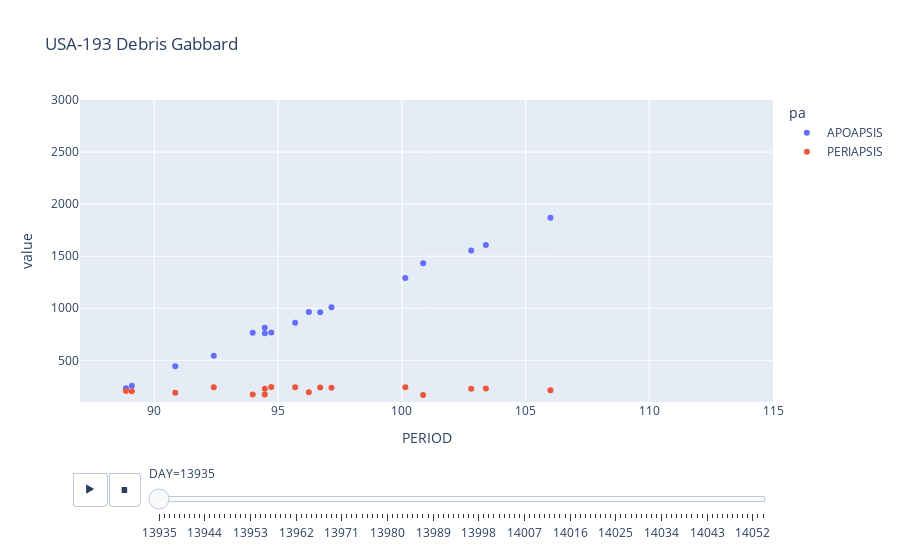

Notebook code cell kept with this figure:
### Code cell
fig = px.scatter(test[test.DAY<14055], x="PERIOD", y="value", color="pa", title='USA-193 Debris Gabbard',animation_group="NORAD_CAT_ID", animation_frame="DAY", range_y=[100,3000], range_x=[87,115])
fig.layout.updatemenus[0].buttons[0].args[1]['frame']['duration'] = 200
fig.layout.updatemenus[0].buttons[0].args[1]['transition']['duration'] = 200
fig.show()

### Figure 1 — Plotly figure (JSON) as saved in the notebook; plotly's stock layout.template omitted (floating-point values rounded to 4 significant figures)
{"data": [{"hovertemplate": "pa=APOAPSIS<br>DAY=13935<br>PERIOD=%{x}<br>value=%{y}<extra></extra>", "ids": [32502, 32503, 32504, 32505, 32506, 32507, 32508, 32509, 32510, 32511, 32512, 32513, 32514, 32515, 32516, 32517, 32518], "legendgroup": "APOAPSIS", "marker": {"color": "#636efa", "symbol": "circle"}, "mode": "markers", "name": "APOAPSIS", "orientation": "v", "showlegend": true, "type": "scatter", "x": [100.9, 106.0, 93.98, 102.8, 94.47, 103.4, 97.16, 100.1, 95.69, 94.47, 96.7, 88.86, 89.09, 94.73, 96.24, 92.41, 90.85], "xaxis": "x", "y": [1432.0, 1870.0, 765.8, 1555.0, 813.6, 1609.0, 1010.0, 1290.0, 861.9, 759.2, 962.3, 230.9, 256.5, 767.5, 964.7, 543.8, 444.0], "yaxis": "y"}, {"hovertemplate": "pa=PERIAPSIS<br>DAY=13935<br>PERIOD=%{x}<br>value=%{y}<extra></extra>", "ids": [32502, 32503, 32504, 32505, 32506, 32507, 32508, 32509, 32510, 32511, 32512, 32513, 32514, 32515, 32516, 32517, 32518], "legendgroup": "PERIAPSIS", "marker": {"color": "#EF553B", "symbol": "circle"}, "mode": "markers", "name": "PERIAPSIS", "orientation": "v", "showlegend": true, "type": "scatter", "x": [100.9, 106.0, 93.98, 102.8, 94.47, 103.4, 97.16, 100.1, 95.69, 94.47, 96.7, 88.86, 89.09, 94.73, 96.24, 92.41, 90.85], "xaxis": "x", "y": [166.7, 213.4, 172.4, 227.9, 171.9, 229.8, 235.9, 240.5, 242.4, 226.5, 239.3, 204.9, 202.9, 243.5, 192.7, 241.0, 188.4], "yaxis": "y"}], "layout": {"legend": {"title": {"text": "pa"}, "tracegroupgap": 0}, "sliders": [{"active": 0, "currentvalue": {"prefix": "DAY="}, "len": 0.9, "pad": {"b": 10, "t": 60}, "steps": [{"args": [["13935"], {"frame": {"duration": 0, "redraw": false}, "fromcurrent": true, "mode": "immediate", "transition": {"duration": 0, "easing": "linear"}}], "label": "13935", "method": "animate"}, {"args": [["13936"], {"frame": {"duration": 0, "redraw": false}, "fromcurrent": true, "mode": "immediate", "transition": {"duration": 0, "easing": "linear"}}], "label": "13936", "method": "animate"}, {"args": [["13937"], {"frame": {"duration": 0, "redraw": false}, "fromcurrent": true, "mode": "immediate", "transition": {"duration": 0, "easing": "linear"}}], "label": "13937", "method": "animate"}, {"args": [["13938"], {"frame": {"duration": 0, "redraw": false}, "fromcurrent": true, "mode": "immediate", "transition": {"duration": 0, "easing": "linear"}}], "label": "13938", "method": "animate"}, {"args": [["13939"], {"frame": {"duration": 0, "redraw": false}, "fromcurrent": true, "mode": "immediate", "transition": {"duration": 0, "easing": "linear"}}], "label": "13939", "method": "animate"}, {"args": [["13940"], {"frame": {"duration": 0, "redraw": false}, "fromcurrent": true, "mode": "immediate", "transition": {"duration": 0, "easing": "linear"}}], "label": "13940", "method": "animate"}, {"args": [["13941"], {"frame": {"duration": 0, "redraw": false}, "fromcurrent": true, "mode": "immediate", "transition": {"duration": 0, "easing": "linear"}}], "label": "13941", "method": "animate"}, {"args": [["13942"], {"frame": {"duration": 0, "redraw": false}, "fromcurrent": true, "mode": "immediate", "transition": {"duration": 0, "easing": "linear"}}], "label": "13942", "method": "animate"}, {"args": [["13943"], {"frame": {"duration": 0, "redraw": false}, "fromcurrent": true, "mode": "immediate", "transition": {"duration": 0, "easing": "linear"}}], "label": "13943", "method": "animate"}, {"args": [["13944"], {"frame": {"duration": 0, "redraw": false}, "fromcurrent": true, "mode": "immediate", "transition": {"duration": 0, "easing": "linear"}}], "label": "13944", "method": "animate"}, {"args": [["13945"], {"frame": {"duration": 0, "redraw": false}, "fromcurrent": true, "mode": "immediate", "transition": {"duration": 0, "easing": "linear"}}], "label": "13945", "method": "animate"}, {"args": [["13946"], {"frame": {"duration": 0, "redraw": false}, "fromcurrent": true, "mode": "immediate", "transition": {"duration": 0, "easing": "linear"}}], "label": "13946", "method": "animate"}, {"args": [["13947"], {"frame": {"duration": 0, "redraw": false}, "fromcurrent": true, "mode": "immediate", "transition": {"duration": 0, "easing": "linear"}}], "label": "13947", "method": "animate"}, {"args": [["13948"], {"frame": {"duration": 0, "redraw": false}, "fromcurrent": true, "mode": "immediate", "transition": {"duration": 0, "easing": "linear"}}], "label": "13948", "method": "animate"}, {"args": [["13949"], {"frame": {"duration": 0, "redraw": false}, "fromcurrent": true, "mode": "immediate", "transition": {"duration": 0, "easing": "linear"}}], "label": "13949", "method": "animate"}, {"args": [["13950"], {"frame": {"duration": 0, "redraw": false}, "fromcurrent": true, "mode": "immediate", "transition": {"duration": 0, "easing": "linear"}}], "label": "13950", "method": "animate"}, {"args": [["13951"], {"frame": {"duration": 0, "redraw": false}, "fromcurrent": true, "mode": "immediate", "transition": {"duration": 0, "easing": "linear"}}], "label": "13951", "method": "animate"}, {"args": [["13952"], {"frame": {"duration": 0, "redraw": false}, "fromcurrent": true, "mode": "immediate", "transition": {"duration": 0, "easing": "linear"}}], "label": "13952", "method": "animate"}, {"args": [["13953"], {"frame": {"duration": 0, "redraw": false}, "fromcurrent": true, "mode": "immediate", "transition": {"duration": 0, "easing": "linear"}}], "label": "13953", "method": "animate"}, {"args": [["13954"], {"frame": {"duration": 0, "redraw": false}, "fromcurrent": true, "mode": "immediate", "transition": {"duration": 0, "easing": "linear"}}], "label": "13954", "method": "animate"}, {"args": [["13955"], {"frame": {"duration": 0, "redraw": false}, "fromcurrent": true, "mode": "immediate", "transition": {"duration": 0, "easing": "linear"}}], "label": "13955", "method": "animate"}, {"args": [["13956"], {"frame": {"duration": 0, "redraw": false}, "fromcurrent": true, "mode": "immediate", "transition": {"duration": 0, "easing": "linear"}}], "label": "13956", "method": "animate"}, {"args": [["13957"], {"frame": {"duration": 0, "redraw": false}, "fromcurrent": true, "mode": "immediate", "transition": {"duration": 0, "easing": "linear"}}], "label": "13957", "method": "animate"}, {"args": [["13958"], {"frame": {"duration": 0, "redraw": false}, "fromcurrent": true, "mode": "immediate", "transition": {"duration": 0, "easing": "linear"}}], "label": "13958", "method": "animate"}, {"args": [["13959"], {"frame": {"duration": 0, "redraw": false}, "fromcurrent": true, "mode": "immediate", "transition": {"duration": 0, "easing": "linear"}}], "label": "13959", "method": "animate"}, {"args": [["13960"], {"frame": {"duration": 0, "redraw": false}, "fromcurrent": true, "mode": "immediate", "transition": {"duration": 0, "easing": "linear"}}], "label": "13960", "method": "animate"}, {"args": [["13961"], {"frame": {"duration": 0, "redraw": false}, "fromcurrent": true, "mode": "immediate", "transition": {"duration": 0, "easing": "linear"}}], "label": "13961", "method": "animate"}, {"args": [["13962"], {"frame": {"duration": 0, "redraw": false}, "fromcurrent": true, "mode": "immediate", "transition": {"duration": 0, "easing": "linear"}}], "label": "13962", "method": "animate"}, {"args": [["13963"], {"frame": {"duration": 0, "redraw": false}, "fromcurrent": true, "mode": "immediate", "transition": {"duration": 0, "easing": "linear"}}], "label": "13963", "method": "animate"}, {"args": [["13964"], {"frame": {"duration": 0, "redraw": false}, "fromcurrent": true, "mode": "immediate", "transition": {"duration": 0, "easing": "linear"}}], "label": "13964", "method": "animate"}, {"args": [["13965"], {"frame": {"duration": 0, "redraw": false}, "fromcurrent": true, "mode": "immediate", "transition": {"duration": 0, "easing": "linear"}}], "label": "13965", "method": "animate"}, {"args": [["13966"], {"frame": {"duration": 0, "redraw": false}, "fromcurrent": true, "mode": "immediate", "transition": {"duration": 0, "easing": "linear"}}], "label": "13966", "method": "animate"}, {"args": [["13967"], {"frame": {"duration": 0, "redraw": false}, "fromcurrent": true, "mode": "immediate", "transition": {"duration": 0, "easing": "linear"}}], "label": "13967", "method": "animate"}, {"args": [["13968"], {"frame": {"duration": 0, "redraw": false}, "fromcurrent": true, "mode": "immediate", "transition": {"duration": 0, "easing": "linear"}}], "label": "13968", "method": "animate"}, {"args": [["13969"], {"frame": {"duration": 0, "redraw": false}, "fromcurrent": true, "mode": "immediate", "transition": {"duration": 0, "easing": "linear"}}], "label": "13969", "method": "animate"}, {"args": [["13970"], {"frame": {"duration": 0, "redraw": false}, "fromcurrent": true, "mode": "immediate", "transition": {"duration": 0, "easing": "linear"}}], "label": "13970", "method": "animate"}, {"args": [["13971"], {"frame": {"duration": 0, "redraw": false}, "fromcurrent": true, "mode": "immediate", "transition": {"duration": 0, "easing": "linear"}}], "label": "13971", "method": "animate"}, {"args": [["13972"], {"frame": {"duration": 0, "redraw": false}, "fromcurrent": true, "mode": "immediate", "transition": {"duration": 0, "easing": "linear"}}], "label": "13972", "method": "animate"}, {"args": [["13973"], {"frame": {"duration": 0, "redraw": false}, "fromcurrent": true, "mode": "immediate", "transition": {"duration": 0, "easing": "linear"}}], "label": "13973", "method": "animate"}, {"args": [["13974"], {"frame": {"duration": 0, "redraw": false}, "fromcurrent": true, "mode": "immediate", "transition": {"duration": 0, "easing": "linear"}}], "label": "13974", "method": "animate"}, {"args": [["13975"], {"frame": {"duration": 0, "redraw": false}, "fromcurrent": true, "mode": "immediate", "transition": {"duration": 0, "easing": "linear"}}], "label": "13975", "method": "animate"}, {"args": [["13976"], {"frame": {"duration": 0, "redraw": false}, "fromcurrent": true, "mode": "immediate", "transition": {"duration": 0, "easing": "linear"}}], "label": "13976", "method": "animate"}, {"args": [["13977"], {"frame": {"duration": 0, "redraw": false}, "fromcurrent": true, "mode": "immediate", "transition": {"duration": 0, "easing": "linear"}}], "label": "13977", "method": "animate"}, {"args": [["13978"], {"frame": {"duration": 0, "redraw": false}, "fromcurrent": true, "mode": "immediate", "transition": {"duration": 0, "easing": "linear"}}], "label": "13978", "method": "animate"}, {"args": [["13979"], {"frame": {"duration": 0, "redraw": false}, "fromcurrent": true, "mode": "immediate", "transition": {"duration": 0, "easing": "linear"}}], "label": "13979", "method": "animate"}, {"args": [["13980"], {"frame": {"duration": 0, "redraw": false}, "fromcurrent": true, "mode": "immediate", "transition": {"duration": 0, "easing": "linear"}}], "label": "13980", "method": "animate"}, {"args": [["13981"], {"frame": {"duration": 0, "redraw": false}, "fromcurrent": true, "mode": "immediate", "transition": {"duration": 0, "easing": "linear"}}], "label": "13981", "method": "animate"}, {"args": [["13982"], {"frame": {"duration": 0, "redraw": false}, "fromcurrent": true, "mode": "immediate", "transition": {"duration": 0, "easing": "linear"}}], "label": "13982", "method": "animate"}, {"args": [["13983"], {"frame": {"duration": 0, "redraw": false}, "fromcurrent": true, "mode": "immediate", "transition": {"duration": 0, "easing": "linear"}}], "label": "13983", "method": "animate"}, {"args": [["13984"], {"frame": {"duration": 0, "redraw": false}, "fromcurrent": true, "mode": "immediate", "transition": {"duration": 0, "easing": "linear"}}], "label": "13984", "method": "animate"}, {"args": [["13985"], {"frame": {"duration": 0, "redraw": false}, "fromcurrent": true, "mode": "immediate", "transition": {"duration": 0, "easing": "linear"}}], "label": "13985", "method": "animate"}, {"args": [["13986"], {"frame": {"duration": 0, "redraw": false}, "fromcurrent": true, "mode": "immediate", "transition": {"duration": 0, "easing": "linear"}}], "label": "13986", "method": "animate"}, {"args": [["13987"], {"frame": {"duration": 0, "redraw": false}, "fromcurrent": true, "mode": "immediate", "transition": {"duration": 0, "easing": "linear"}}], "label": "13987", "method": "animate"}, {"args": [["13988"], {"frame": {"duration": 0, "redraw": false}, "fromcurrent": true, "mode": "immediate", "transition": {"duration": 0, "easing": "linear"}}], "label": "13988", "method": "animate"}, {"args": [["13989"], {"frame": {"duration": 0, "redraw": false}, "fromcurrent": true, "mode": "immediate", "transition": {"duration": 0, "easing": "linear"}}], "label": "13989", "method": "animate"}, {"args": [["13990"], {"frame": {"duration": 0, "redraw": false}, "fromcurrent": true, "mode": "immediate", "transition": {"duration": 0, "easing": "linear"}}], "label": "13990", "method": "animate"}, {"args": [["13991"], {"frame": {"duration": 0, "redraw": false}, "fromcurrent": true, "mode": "immediate", "transition": {"duration": 0, "easing": "linear"}}], "label": "13991", "method": "animate"}, {"args": [["13992"], {"frame": {"duration": 0, "redraw": false}, "fromcurrent": true, "mode": "immediate", "transition": {"duration": 0, "easing": "linear"}}], "label": "13992", "method": "animate"}, {"args": [["13993"], {"frame": {"duration": 0, "redraw": false}, "fromcurrent": true, "mode": "immediate", "transition": {"duration": 0, "easing": "linear"}}], "label": "13993", "method": "animate"}, {"args": [["13994"], {"frame": {"duration": 0, "redraw": false}, "fromcurrent": true, "mode": "immediate", "transition": {"duration": 0, "easing": "linear"}}], "label": "13994", "method": "animate"}, {"args": [["13995"], {"frame": {"duration": 0, "redraw": false}, "fromcurrent": true, "mode": "immediate", "transition": {"duration": 0, "easing": "linear"}}], "label": "13995", "method": "animate"}, {"args": [["13996"], {"frame": {"duration": 0, "redraw": false}, "fromcurrent": true, "mode": "immediate", "transition": {"duration": 0, "easing": "linear"}}], "label": "13996", "method": "animate"}, {"args": [["13997"], {"frame": {"duration": 0, "redraw": false}, "fromcurrent": true, "mode": "immediate", "transition": {"duration": 0, "easing": "linear"}}], "label": "13997", "method": "animate"}, {"args": [["13998"], {"frame": {"duration": 0, "redraw": false}, "fromcurrent": true, "mode": "immediate", "transition": {"duration": 0, "easing": "linear"}}], "label": "13998", "method": "animate"}, {"args": [["13999"], {"frame": {"duration": 0, "redraw": false}, "fromcurrent": true, "mode": "immediate", "transition": {"duration": 0, "easing": "linear"}}], "label": "13999", "method": "animate"}, {"args": [["14000"], {"frame": {"duration": 0, "redraw": false}, "fromcurrent": true, "mode": "immediate", "transition": {"duration": 0, "easing": "linear"}}], "label": "14000", "method": "animate"}, {"args": [["14001"], {"frame": {"duration": 0, "redraw": false}, "fromcurrent": true, "mode": "immediate", "transition": {"duration": 0, "easing": "linear"}}], "label": "14001", "method": "animate"}, {"args": [["14002"], {"frame": {"duration": 0, "redraw": false}, "fromcurrent": true, "mode": "immediate", "transition": {"duration": 0, "easing": "linear"}}], "label": "14002", "method": "animate"}, {"args": [["14003"], {"frame": {"duration": 0, "redraw": false}, "fromcurrent": true, "mode": "immediate", "transition": {"duration": 0, "easing": "linear"}}], "label": "14003", "method": "animate"}, {"args": [["14004"], {"frame": {"duration": 0, "redraw": false}, "fromcurrent": true, "mode": "immediate", "transition": {"duration": 0, "easing": "linear"}}], "label": "14004", "method": "animate"}, {"args": [["14005"], {"frame": {"duration": 0, "redraw": false}, "fromcurrent": true, "mode": "immediate", "transition": {"duration": 0, "easing": "linear"}}], "label": "14005", "method": "animate"}, {"args": [["14006"], {"frame": {"duration": 0, "redraw": false}, "fromcurrent": true, "mode": "immediate", "transition": {"duration": 0, "easing": "linear"}}], "label": "14006", "method": "animate"}, {"args": [["14007"], {"frame": {"duration": 0, "redraw": false}, "fromcurrent": true, "mode": "immediate", "transition": {"duration": 0, "easing": "linear"}}], "label": "14007", "method": "animate"}, {"args": [["14008"], {"frame": {"duration": 0, "redraw": false}, "fromcurrent": true, "mode": "immediate", "transition": {"duration": 0, "easing": "linear"}}], "label": "14008", "method": "animate"}, {"args": [["14009"], {"frame": {"duration": 0, "redraw": false}, "fromcurrent": true, "mode": "immediate", "transition": {"duration": 0, "easing": "linear"}}], "label": "14009", "method": "animate"}, {"args": [["14010"], {"frame": {"duration": 0, "redraw": false}, "fromcurrent": true, "mode": "immediate", "transition": {"duration": 0, "easing": "linear"}}], "label": "14010", "method": "animate"}, {"args": [["14011"], {"frame": {"duration": 0, "redraw": false}, "fromcurrent": true, "mode": "immediate", "transition": {"duration": 0, "easing": "linear"}}], "label": "14011", "method": "animate"}, {"args": [["14012"], {"frame": {"duration": 0, "redraw": false}, "fromcurrent": true, "mode": "immediate", "transition": {"duration": 0, "easing": "linear"}}], "label": "14012", "method": "animate"}, {"args": [["14013"], {"frame": {"duration": 0, "redraw": false}, "fromcurrent": true, "mode": "immediate", "transition": {"duration": 0, "easing": "linear"}}], "label": "14013", "method": "animate"}, {"args": [["14014"], {"frame": {"duration": 0, "redraw": false}, "fromcurrent": true, "mode": "immediate", "transition": {"duration": 0, "easing": "linear"}}], "label": "14014", "method": "animate"}, {"args": [["14015"], {"frame": {"duration": 0, "redraw": false}, "fromcurrent": true, "mode": "immediate", "transition": {"duration": 0, "easing": "linear"}}], "label": "14015", "method": "animate"}, {"args": [["14016"], {"frame": {"duration": 0, "redraw": false}, "fromcurrent": true, "mode": "immediate", "transition": {"duration": 0, "easing": "linear"}}], "label": "14016", "method": "animate"}, {"args": [["14017"], {"frame": {"duration": 0, "redraw": false}, "fromcurrent": true, "mode": "immediate", "transition": {"duration": 0, "easing": "linear"}}], "label": "14017", "method": "animate"}, {"args": [["14018"], {"frame": {"duration": 0, "redraw": false}, "fromcurrent": true, "mode": "immediate", "transition": {"duration": 0, "easing": "linear"}}], "label": "14018", "method": "animate"}, {"args": [["14019"], {"frame": {"duration": 0, "redraw": false}, "fromcurrent": true, "mode": "immediate", "transition": {"duration": 0, "easing": "linear"}}], "label": "14019", "method": "animate"}, {"args": [["14020"], {"frame": {"duration": 0, "redraw": false}, "fromcurrent": true, "mode": "immediate", "transition": {"duration": 0, "easing": "linear"}}], "label": "14020", "method": "animate"}, {"args": [["14021"], {"frame": {"duration": 0, "redraw": false}, "fromcurrent": true, "mode": "immediate", "transition": {"duration": 0, "easing": "linear"}}], "label": "14021", "method": "animate"}, {"args": [["14022"], {"frame": {"duration": 0, "redraw": false}, "fromcurrent": true, "mode": "immediate", "transition": {"duration": 0, "easing": "linear"}}], "label": "14022", "method": "animate"}, {"args": [["14023"], {"frame": {"duration": 0, "redraw": false}, "fromcurrent": true, "mode": "immediate", "transition": {"duration": 0, "easing": "linear"}}], "label": "14023", "method": "animate"}, {"args": [["14024"], {"frame": {"duration": 0, "redraw": false}, "fromcurrent": true, "mode": "immediate", "transition": {"duration": 0, "easing": "linear"}}], "label": "14024", "method": "animate"}, {"args": [["14025"], {"frame": {"duration": 0, "redraw": false}, "fromcurrent": true, "mode": "immediate", "transition": {"duration": 0, "easing": "linear"}}], "label": "14025", "method": "animate"}, {"args": [["14026"], {"frame": {"duration": 0, "redraw": false}, "fromcurrent": true, "mode": "immediate", "transition": {"duration": 0, "easing": "linear"}}], "label": "14026", "method": "animate"}, {"args": [["14027"], {"frame": {"duration": 0, "redraw": false}, "fromcurrent": true, "mode": "immediate", "transition": {"duration": 0, "easing": "linear"}}], "label": "14027", "method": "animate"}, {"args": [["14028"], {"frame": {"duration": 0, "redraw": false}, "fromcurrent": true, "mode": "immediate", "transition": {"duration": 0, "easing": "linear"}}], "label": "14028", "method": "animate"}, {"args": [["14029"], {"frame": {"duration": 0, "redraw": false}, "fromcurrent": true, "mode": "immediate", "transition": {"duration": 0, "easing": "linear"}}], "label": "14029", "method": "animate"}, {"args": [["14030"], {"frame": {"duration": 0, "redraw": false}, "fromcurrent": true, "mode": "immediate", "transition": {"duration": 0, "easing": "linear"}}], "label": "14030", "method": "animate"}, {"args": [["14031"], {"frame": {"duration": 0, "redraw": false}, "fromcurrent": true, "mode": "immediate", "transition": {"duration": 0, "easing": "linear"}}], "label": "14031", "method": "animate"}, {"args": [["14032"], {"frame": {"duration": 0, "redraw": false}, "fromcurrent": true, "mode": "immediate", "transition": {"duration": 0, "easing": "linear"}}], "label": "14032", "method": "animate"}, {"args": [["14033"], {"frame": {"duration": 0, "redraw": false}, "fromcurrent": true, "mode": "immediate", "transition": {"duration": 0, "easing": "linear"}}], "label": "14033", "method": "animate"}, {"args": [["14034"], {"frame": {"duration": 0, "redraw": false}, "fromcurrent": true, "mode": "immediate", "transition": {"duration": 0, "easing": "linear"}}], "label": "14034", "method": "animate"}, {"args": [["14035"], {"frame": {"duration": 0, "redraw": false}, "fromcurrent": true, "mode": "immediate", "transition": {"duration": 0, "easing": "linear"}}], "label": "14035", "method": "animate"}, {"args": [["14036"], {"frame": {"duration": 0, "redraw": false}, "fromcurrent": true, "mode": "immediate", "transition": {"duration": 0, "easing": "linear"}}], "label": "14036", "method": "animate"}, {"args": [["14037"], {"frame": {"duration": 0, "redraw": false}, "fromcurrent": true, "mode": "immediate", "transition": {"duration": 0, "easing": "linear"}}], "label": "14037", "method": "animate"}, {"args": [["14038"], {"frame": {"duration": 0, "redraw": false}, "fromcurrent": true, "mode": "immediate", "transition": {"duration": 0, "easing": "linear"}}], "label": "14038", "method": "animate"}, {"args": [["14039"], {"frame": {"duration": 0, "redraw": false}, "fromcurrent": true, "mode": "immediate", "transition": {"duration": 0, "easing": "linear"}}], "label": "14039", "method": "animate"}, {"args": [["14040"], {"frame": {"duration": 0, "redraw": false}, "fromcurrent": true, "mode": "immediate", "transition": {"duration": 0, "easing": "linear"}}], "label": "14040", "method": "animate"}, {"args": [["14041"], {"frame": {"duration": 0, "redraw": false}, "fromcurrent": true, "mode": "immediate", "transition": {"duration": 0, "easing": "linear"}}], "label": "14041", "method": "animate"}, {"args": [["14042"], {"frame": {"duration": 0, "redraw": false}, "fromcurrent": true, "mode": "immediate", "transition": {"duration": 0, "easing": "linear"}}], "label": "14042", "method": "animate"}, {"args": [["14043"], {"frame": {"duration": 0, "redraw": false}, "fromcurrent": true, "mode": "immediate", "transition": {"duration": 0, "easing": "linear"}}], "label": "14043", "method": "animate"}, {"args": [["14044"], {"frame": {"duration": 0, "redraw": false}, "fromcurrent": true, "mode": "immediate", "transition": {"duration": 0, "easing": "linear"}}], "label": "14044", "method": "animate"}, {"args": [["14045"], {"frame": {"duration": 0, "redraw": false}, "fromcurrent": true, "mode": "immediate", "transition": {"duration": 0, "easing": "linear"}}], "label": "14045", "method": "animate"}, {"args": [["14046"], {"frame": {"duration": 0, "redraw": false}, "fromcurrent": true, "mode": "immediate", "transition": {"duration": 0, "easing": "linear"}}], "label": "14046", "method": "animate"}, {"args": [["14047"], {"frame": {"duration": 0, "redraw": false}, "fromcurrent": true, "mode": "immediate", "transition": {"duration": 0, "easing": "linear"}}], "label": "14047", "method": "animate"}, {"args": [["14048"], {"frame": {"duration": 0, "redraw": false}, "fromcurrent": true, "mode": "immediate", "transition": {"duration": 0, "easing": "linear"}}], "label": "14048", "method": "animate"}, {"args": [["14049"], {"frame": {"duration": 0, "redraw": false}, "fromcurrent": true, "mode": "immediate", "transition": {"duration": 0, "easing": "linear"}}], "label": "14049", "method": "animate"}, {"args": [["14050"], {"frame": {"duration": 0, "redraw": false}, "fromcurrent": true, "mode": "immediate", "transition": {"duration": 0, "easing": "linear"}}], "label": "14050", "method": "animate"}, {"args": [["14051"], {"frame": {"duration": 0, "redraw": false}, "fromcurrent": true, "mode": "immediate", "transition": {"duration": 0, "easing": "linear"}}], "label": "14051", "method": "animate"}, {"args": [["14052"], {"frame": {"duration": 0, "redraw": false}, "fromcurrent": true, "mode": "immediate", "transition": {"duration": 0, "easing": "linear"}}], "label": "14052", "method": "animate"}, {"args": [["14053"], {"frame": {"duration": 0, "redraw": false}, "fromcurrent": true, "mode": "immediate", "transition": {"duration": 0, "easing": "linear"}}], "label": "14053", "method": "animate"}, {"args": [["14054"], {"frame": {"duration": 0, "redraw": false}, "fromcurrent": true, "mode": "immediate", "transition": {"duration": 0, "easing": "linear"}}], "label": "14054", "method": "animate"}], "x": 0.1, "xanchor": "left", "y": 0, "yanchor": "top"}], "title": {"text": "USA-193 Debris Gabbard"}, "updatemenus": [{"buttons": [{"args": [null, {"frame": {"duration": 200, "redraw": false}, "fromcurrent": true, "mode": "immediate", "transition": {"duration": 200, "easing": "linear"}}], "label": "&#9654;", "method": "animate"}, {"args": [[null], {"frame": {"duration": 0, "redraw": false}, "fromcurrent": true, "mode": "immediate", "transition": {"duration": 0, "easing": "linear"}}], "label": "&#9724;", "method": "animate"}], "direction": "left", "pad": {"r": 10, "t": 70}, "showactive": false, "type": "buttons", "x": 0.1, "xanchor": "right", "y": 0, "yanchor": "top"}], "xaxis": {"anchor": "y", "domain": [0, 1], "range": [87, 115], "title": {"text": "PERIOD"}}, "yaxis": {"anchor": "x", "domain": [0, 1], "range": [100, 3000], "title": {"text": "value"}}}}
